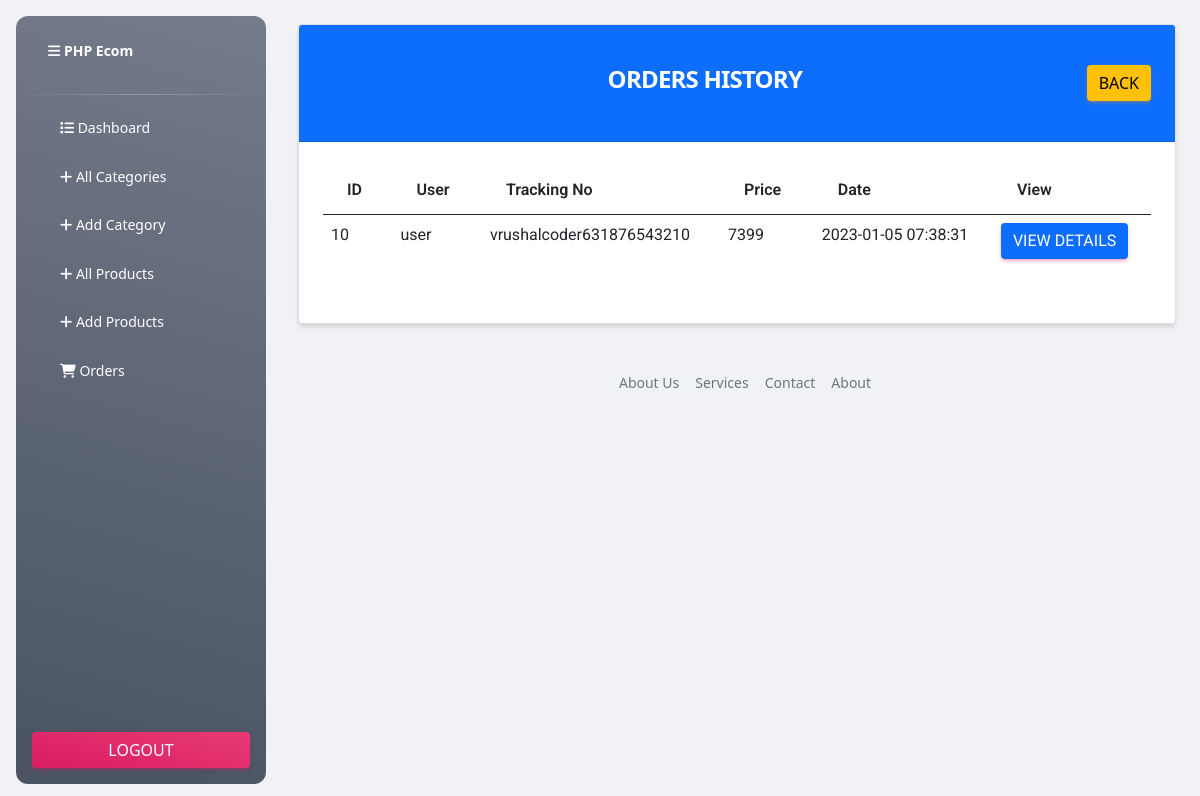
Screenshot of /admin/order-history.php (signed in) with the database file from the repository.
### tables this page shows
CREATE TABLE `orders` (
  `id` int(11) NOT NULL,
  `tracking_no` varchar(191) NOT NULL,
  `user_id` int(191) NOT NULL,
  `name` varchar(191) NOT NULL,
  `email` varchar(191) NOT NULL,
  `phone` varchar(191) NOT NULL,
  `address` mediumtext NOT NULL,
  `pincode` int(191) NOT NULL,
  `total_price` int(191) NOT NULL,
  `payment_mode` varchar(191) NOT NULL,
  `payment_id` varchar(191) DEFAULT NULL,
  `status` tinyint(4) NOT NULL DEFAULT 0,
  `comments` varchar(255) DEFAULT NULL,
  `created_at` timestamp NOT NULL DEFAULT current_timestamp()
);

### functions/myfunctions.php (called while the page is built, shortened)
<?php
include('../config/dbcon.php');
function getOrderHistory()
{
  global $con;
  $query = "SELECT * FROM orders  WHERE status !='0'  ";
   return $query_run = mysqli_query($con, $query);
}
?>

### admin/order-history.php (the view, shortened to what this page needs)
<?php
include('includes/heder.php');
?>
<div class="container">
  <div class="row">
    <div class="col-md-12">
      <div class="card mt-4">
        <div class="card-header bg-primary">
          <h4 class="text-center mt-3 text-uppercase font-weight-bold text-white">Orders History
            <a href="orders.php" class="btn btn-warning float-end">Back</a>
          </h4>
        </div>
          <div class="card-body">
                <table class="table table-hover table-fixed">
                    <thead>
                        <tr>
                            <th>ID</th>
                            <th>User</th>
                            <th>Tracking No</th>
                            <th>Price</th>
                            <th>Date</th>
                            <th>View</th>
                        </tr>
                    </thead>
                    <tbody>
                        <?php
                        $orders = getOrderHistory();
                        if (mysqli_num_rows($orders) > 0) {
                            foreach ($orders as $item) {
                        ?>
                                <tr>
                                    <td><?= $item['id']; ?></td>
                                    <td><?= $item['name']; ?></td>
                                    <td><?= $item['tracking_no']; ?></td>
                                    <td><?= $item['total_price']; ?></td>
                                    <td><?= $item['created_at']; ?></td>
                                    <td>
                                        <a href="view-order.php?t=<?= $item['tracking_no']; ?>" class="btn btn-primary">View details</a>
                                    </td>
                                </tr>
                            <?php
                            }
                        } else {
                            ?>
                            <tr>
                                <td colspan="5">No orders yet!</td>
                            </tr>
                        <?php
                        }
                        ?>
                    </tbody>
                </table>
            </div>
        </div>
    </div>
</div>
  </div>
<?php include('includes/footer.php'); ?>

### rows the page displays
orders: id "10", name "user", tracking_no "vrushalcoder631876543210", total_price "7399", created_at "2023-01-05 07:38:31"
